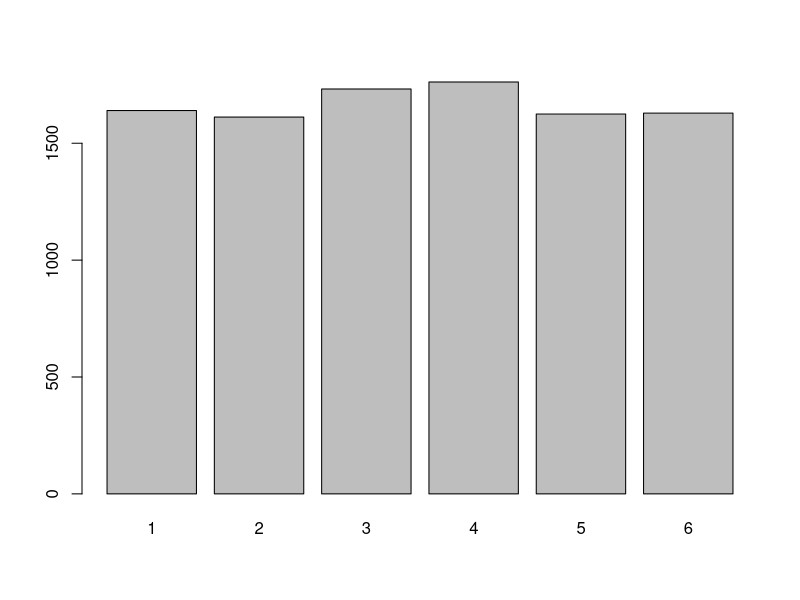
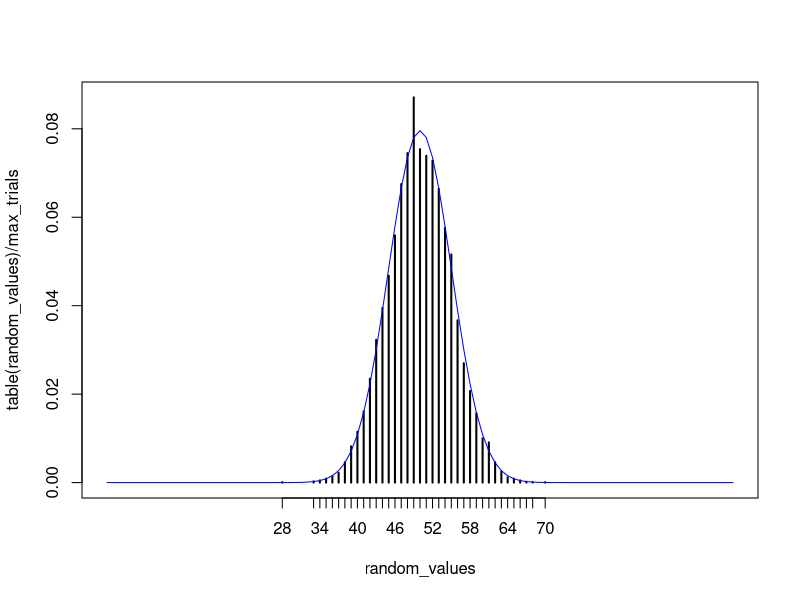
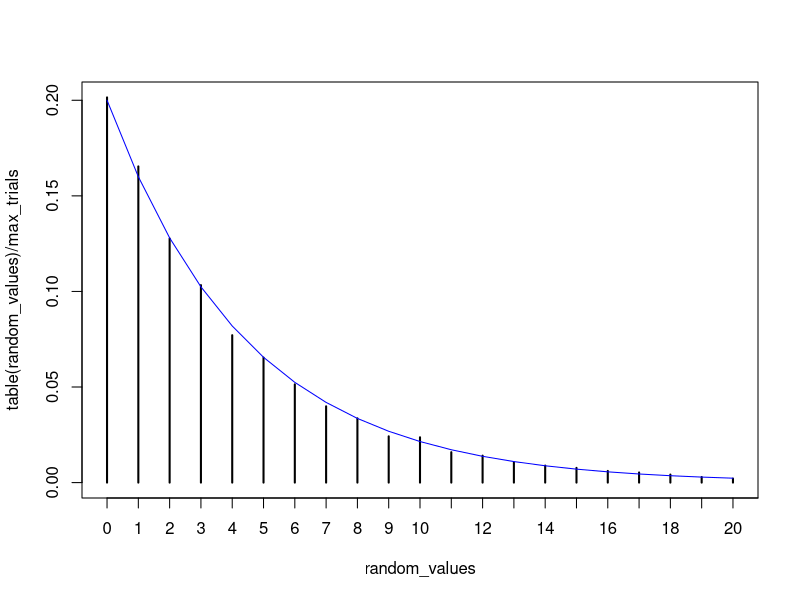
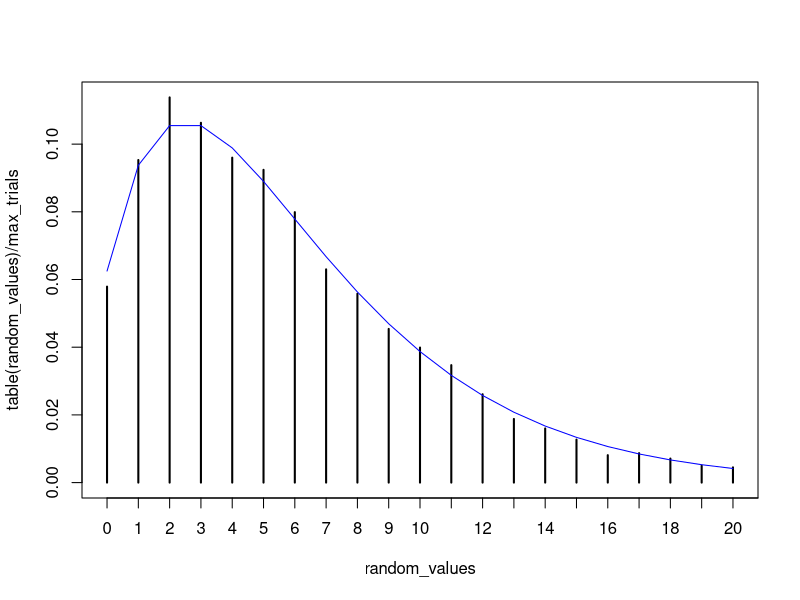
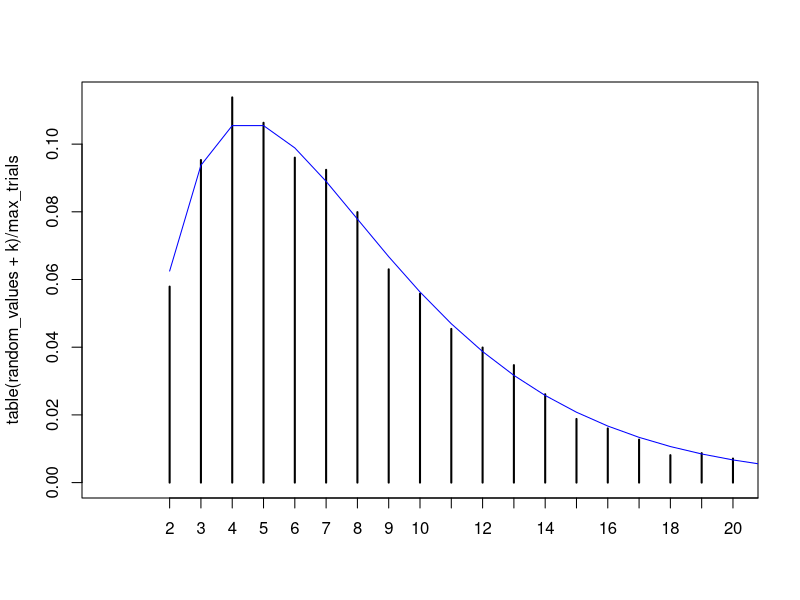
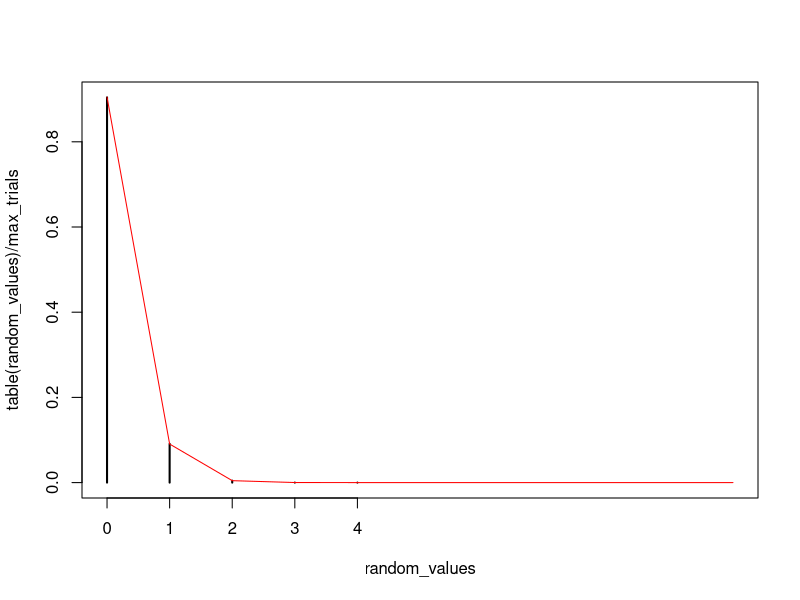

Write the R code that produced these figures, in order.
## ---- chunk 1
# Define the parameters
max_trials <- 10000
min_value <- 1
max_value <- 6

# Create a matrix that has max_trials rows and 4 columns. This represents the dice rolls.
random_values <- sample(min_value:max_value, max_trials, replace=T)

# Display the final results
barplot(table(random_values))
## ---- chunk 2
# Define the parameters
max_trials <- 10000
n <- 100
p <- 0.5

k <- 0:n

# Simulated distribution
random_values <- rbinom(max_trials, n, p)

# Exact distribution
b <- dbinom(k, n, p)

# Display the final results

plot(table(random_values)/max_trials, xlim=c(0,n))
lines(k, b, col='blue')
## ---- chunk 3
# Define the parameters
max_trials <- 10000
n <- 20
p <- 0.2

q <- 1-p
k <- 0:n

# Simulated distribution
random_values <- rgeom(max_trials, p)

# Exact distribution
b <- dgeom(k, p)

# Display the final results

plot(table(random_values)/max_trials, xlim=c(0,n))
lines(k, b, col='blue')
## ---- chunk 4
# Define the parameters
max_trials <- 10000
n <- 20
p <- 0.25
k <- 2

q <- 1-p
x <- 0:n

# Simulated distribution
random_values <- rnbinom(max_trials, k, p)

# Exact distribution
b <- dnbinom(x, k, p)

# Display the final results

plot(table(random_values)/max_trials, xlim=c(0,n))
lines(x, b, xlim=c(0,n), col='blue')

plot(table(random_values+k)/max_trials, xlim=c(0,n))
lines(x+k, b, xlim=c(0,n), col='blue')

## ---- chunk 5
# Define the parameters
max_trials <- 100000
n <- 100
p <- 0.001
max_x <- 10


lambda <- n*p
k <- 0:max_x

# Simulated distribution
random_values <- rbinom(max_trials, n, p)

# Exact distribution
poisson <- dpois(k, lambda)

# Display the final results

plot(table(random_values)/max_trials, xlim=c(0,max_x))
lines(k, poisson, col='red')
